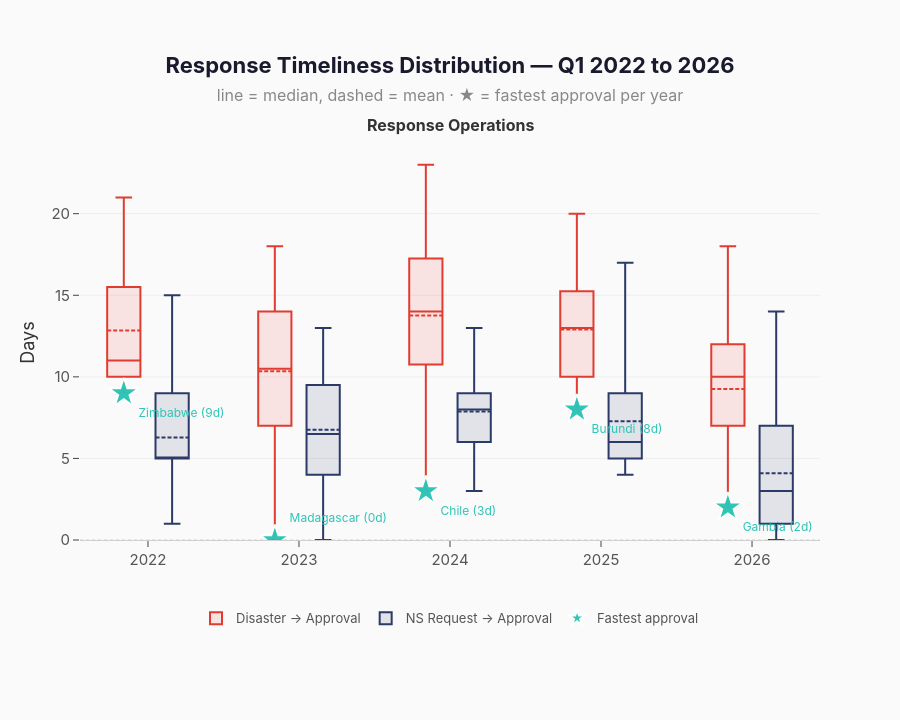

Notebook code for this chart:
### Code cell
YEARS = [2022, 2023, 2024, 2025, 2026]
LEFT_OFFSET = 0.16
RIGHT_OFFSET = 0.16

fig_d2 = make_subplots(
    rows=1, cols=1,
    subplot_titles=['<b>Response Operations</b>'],
)

# Response panel only
for year in YEARS:
    disaster_year = resp_disaster_clipped[year]
    request_year = resp_request_clipped[year]

    if not disaster_year.empty:
        fig_d2.add_trace(go.Box(
            x=np.full(len(disaster_year), year - LEFT_OFFSET),
            y=disaster_year,
            name='Disaster → Approval',
            marker=dict(color=_IFRC_RED, size=5),
            fillcolor='rgba(224,60,49,0.12)',
            line=dict(color=_IFRC_RED, width=2),
            boxmean=True,
            whiskerwidth=0.5,
            boxpoints=False,
            width=0.22,
            legendgroup='resp_disaster',
            showlegend=(year == YEARS[0]),
            hovertemplate='<b>Disaster → Approval</b><br>Year: ' + str(year) + '<br>Days: %{y:.0f}<extra></extra>',
        ), row=1, col=1)

    if not request_year.empty:
        fig_d2.add_trace(go.Box(
            x=np.full(len(request_year), year + RIGHT_OFFSET),
            y=request_year,
            name='NS Request → Approval',
            marker=dict(color=_NAVY, size=5),
            fillcolor='rgba(43,58,103,0.12)',
            line=dict(color=_NAVY, width=2),
            boxmean=True,
            whiskerwidth=0.5,
            boxpoints=False,
            width=0.22,
            legendgroup='resp_request',
            showlegend=(year == YEARS[0]),
            hovertemplate='<b>NS Request → Approval</b><br>Year: ' + str(year) + '<br>Days: %{y:.0f}<extra></extra>',
        ), row=1, col=1)

# Fastest Response stars (one per year)
if not fastest_resp_per_year.empty:
    resp_star_x = fastest_resp_per_year['approval_year'].to_numpy(dtype=float) - LEFT_OFFSET
    resp_text_pos = ['top right' if v == 0 else 'bottom right' for v in fastest_resp_per_year['dis_to_appr']]

    fig_d2.add_trace(go.Scatter(
        x=resp_star_x,
        y=fastest_resp_per_year['dis_to_appr'],
        mode='markers+text',
        name='Fastest approval',
        marker=dict(symbol='star', size=22, color=_TEAL, opacity=0.98, line=dict(color='white', width=1.8)),
        text=[f"{row['Country']} ({row['dis_to_appr']:.0f}d)" for _, row in fastest_resp_per_year.iterrows()],
        textposition=resp_text_pos,
        textfont=dict(color=_TEAL, size=12, family=_FLR_FONT),
        hovertemplate='<b>%{text}</b><extra></extra>',
        legendgroup='stars',
        showlegend=True,
    ), row=1, col=1)

fig_d2.add_hline(
    y=0,
    line_dash='dot',
    line_color='rgba(120,120,120,0.35)',
    line_width=1.2,
    row=1,
    col=1,
)

fig_d2.update_layout(
    title=dict(
        text=(
            '<b>Response Timeliness Distribution — Q1 2022 to 2026</b>'
            '<br><span style="font-size:16px;color:#888;">'
            'line = median, dashed = mean · ★ = fastest approval per year'
            '</span>'
        ),
        x=0.5,
        xanchor='center',
        font=dict(size=22, color='#1a1a2e', family=_FLR_FONT),
        pad=dict(b=20),
    ),
    paper_bgcolor=_FLR_PAPER,
    plot_bgcolor=_FLR_PAPER,
    margin=dict(l=80, r=80, t=145, b=180),
    height=720,
    font=dict(family=_FLR_FONT, size=13, color='#444'),
    legend=dict(
        orientation='h',
        xanchor='center',
        x=0.5,
        yanchor='top',
        y=-0.16,
        bgcolor='rgba(0,0,0,0)',
        borderwidth=0,
        font=dict(size=13, color='#555', family=_FLR_FONT),
        itemsizing='constant',
    ),
    hoverlabel=dict(bgcolor='white', bordercolor='#ddd', font_size=13, font_family=_FLR_FONT),
)

fig_d2.update_xaxes(
    tickvals=YEARS,
    ticktext=[str(yr) for yr in YEARS],
    tickfont=dict(size=15, color='#555', family=_FLR_FONT),
    showgrid=False,
    zeroline=False,
    showline=True,
    linecolor=_FLR_LINE,
    linewidth=1,
    ticks='outside',
    ticklen=6,
    automargin=True,
    range=[2021.55, 2026.45],
    row=1,
    col=1,
)

fig_d2.update_yaxes(
    title=dict(text='Days', font=dict(size=18, color='#333', family=_FLR_FONT), standoff=12),
    tickfont=dict(size=15, color='#555', family=_FLR_FONT),
    gridcolor=_FLR_GRID,
    gridwidth=0.7,
    showgrid=True,
    zeroline=False,
    showline=False,
    ticks='outside',
    ticklen=6,
    automargin=True,
    rangemode='tozero',
    row=1,
    col=1,
)

for ann in fig_d2.layout.annotations:
    if ann.text == '<b>Response Operations</b>':
        ann.update(font=dict(size=16, color='#333', family=_FLR_FONT), yshift=8)

fig_d2.write_image(OUTPUT_DIR_D / 'figure_d2_response_timeliness.png', width=1200, height=720, scale=2)
fig_d2.write_image(OUTPUT_DIR_D / 'figure_d2_response_timeliness.svg', width=1200, height=720)
fig_d2

### Figure 1 — Plotly figure (JSON) as saved in the notebook; plotly's stock layout.template omitted (floating-point values rounded to 4 significant figures)
{"data": [{"boxmean": true, "boxpoints": false, "fillcolor": "rgba(224,60,49,0.12)", "hovertemplate": "<b>Disaster → Approval</b><br>Year: 2022<br>Days: %{y:.0f}<extra></extra>", "legendgroup": "resp_disaster", "line": {"color": "#E03C31", "width": 2}, "marker": {"color": "#E03C31", "size": 5}, "name": "Disaster → Approval", "showlegend": true, "type": "box", "whiskerwidth": 0.5, "width": 0.22, "x": [2022.0, 2022.0, 2022.0, 2022.0, 2022.0, 2022.0, 2022.0, 2022.0, 2022.0, 2022.0, 2022.0, 2022.0, 2022.0, 2022.0, 2022.0, 2022.0, 2022.0, 2022.0, 2022.0], "xaxis": "x", "y": [14.0, 10.0, 9.0, 11.0, 21.0, 13.0, 10.0, 11.0, 9.0, 13.0, 16.0, 16.0, 9.0, 11.0, 20.0, 16.0, 11.0, 14.0, 10.0], "yaxis": "y"}, {"boxmean": true, "boxpoints": false, "fillcolor": "rgba(43,58,103,0.12)", "hovertemplate": "<b>NS Request → Approval</b><br>Year: 2022<br>Days: %{y:.0f}<extra></extra>", "legendgroup": "resp_request", "line": {"color": "#2B3A67", "width": 2}, "marker": {"color": "#2B3A67", "size": 5}, "name": "NS Request → Approval", "showlegend": true, "type": "box", "whiskerwidth": 0.5, "width": 0.22, "x": [2022.0, 2022.0, 2022.0, 2022.0, 2022.0, 2022.0, 2022.0, 2022.0, 2022.0, 2022.0, 2022.0, 2022.0, 2022.0, 2022.0, 2022.0, 2022.0, 2022.0, 2022.0, 2022.0, 2022.0, 2022.0], "xaxis": "x", "y": [5.0, 5.0, 5.0, 5.0, 5.0, 5.0, 5.0, 5.0, 9.0, 10.0, 6.0, 3.0, 1.0, 11.0, 5.0, 2.0, 11.0, 15.0, 5.0, 9.0, 5.0], "yaxis": "y"}, {"boxmean": true, "boxpoints": false, "fillcolor": "rgba(224,60,49,0.12)", "hovertemplate": "<b>Disaster → Approval</b><br>Year: 2023<br>Days: %{y:.0f}<extra></extra>", "legendgroup": "resp_disaster", "line": {"color": "#E03C31", "width": 2}, "marker": {"color": "#E03C31", "size": 5}, "name": "Disaster → Approval", "showlegend": false, "type": "box", "whiskerwidth": 0.5, "width": 0.22, "x": [2023.0, 2023.0, 2023.0, 2023.0, 2023.0, 2023.0, 2023.0, 2023.0, 2023.0, 2023.0, 2023.0, 2023.0, 2023.0, 2023.0, 2023.0, 2023.0, 2023.0, 2023.0, 2023.0, 2023.0], "xaxis": "x", "y": [14.0, 11.0, 12.0, 15.0, 10.0, 9.0, 15.0, 7.0, 12.0, 9.0, 11.0, 15.0, 0.0, 7.0, 18.0, 14.0, 9.0, 7.0, 5.0, 7.0], "yaxis": "y"}, {"boxmean": true, "boxpoints": false, "fillcolor": "rgba(43,58,103,0.12)", "hovertemplate": "<b>NS Request → Approval</b><br>Year: 2023<br>Days: %{y:.0f}<extra></extra>", "legendgroup": "resp_request", "line": {"color": "#2B3A67", "width": 2}, "marker": {"color": "#2B3A67", "size": 5}, "name": "NS Request → Approval", "showlegend": false, "type": "box", "whiskerwidth": 0.5, "width": 0.22, "x": [2023.0, 2023.0, 2023.0, 2023.0, 2023.0, 2023.0, 2023.0, 2023.0, 2023.0, 2023.0, 2023.0, 2023.0, 2023.0, 2023.0, 2023.0, 2023.0, 2023.0, 2023.0, 2023.0, 2023.0], "xaxis": "x", "y": [13.0, 6.0, 7.0, 10.0, 2.0, 6.0, 13.0, 5.0, 8.0, 7.0, 9.0, 13.0, 0.0, 3.0, 11.0, 8.0, 5.0, 4.0, 4.0, 1.0], "yaxis": "y"}, {"boxmean": true, "boxpoints": false, "fillcolor": "rgba(224,60,49,0.12)", "hovertemplate": "<b>Disaster → Approval</b><br>Year: 2024<br>Days: %{y:.0f}<extra></extra>", "legendgroup": "resp_disaster", "line": {"color": "#E03C31", "width": 2}, "marker": {"color": "#E03C31", "size": 5}, "name": "Disaster → Approval", "showlegend": false, "type": "box", "whiskerwidth": 0.5, "width": 0.22, "x": [2024.0, 2024.0, 2024.0, 2024.0, 2024.0, 2024.0, 2024.0, 2024.0, 2024.0, 2024.0, 2024.0, 2024.0, 2024.0, 2024.0, 2024.0, 2024.0, 2024.0, 2024.0, 2024.0, 2024.0, 2024.0, 2024.0, 2024.0, 2024.0, 2024.0], "xaxis": "x", "y": [13.0, 8.0, 10.0, 10.0, 9.0, 15.0, 19.0, 18.0, 5.0, 3.0, 14.0, 20.0, 11.0, 17.0, 15.0, 12.0, 17.0, 13.0, 20.0, 18.0, 11.0, 23.0, 17.0, 12.0, 14.0], "yaxis": "y"}, {"boxmean": true, "boxpoints": false, "fillcolor": "rgba(43,58,103,0.12)", "hovertemplate": "<b>NS Request → Approval</b><br>Year: 2024<br>Days: %{y:.0f}<extra></extra>", "legendgroup": "resp_request", "line": {"color": "#2B3A67", "width": 2}, "marker": {"color": "#2B3A67", "size": 5}, "name": "NS Request → Approval", "showlegend": false, "type": "box", "whiskerwidth": 0.5, "width": 0.22, "x": [2024.0, 2024.0, 2024.0, 2024.0, 2024.0, 2024.0, 2024.0, 2024.0, 2024.0, 2024.0, 2024.0, 2024.0, 2024.0, 2024.0, 2024.0, 2024.0, 2024.0, 2024.0, 2024.0, 2024.0, 2024.0, 2024.0, 2024.0, 2024.0, 2024.0], "xaxis": "x", "y": [13.0, 8.0, 9.0, 3.0, 6.0, 9.0, 8.0, 12.0, 5.0, 8.0, 5.0, 9.0, 7.0, 12.0, 9.0, 6.0, 10.0, 3.0, 8.0, 12.0, 6.0, 9.0, 7.0, 7.0, 6.0], "yaxis": "y"}, {"boxmean": true, "boxpoints": false, "fillcolor": "rgba(224,60,49,0.12)", "hovertemplate": "<b>Disaster → Approval</b><br>Year: 2025<br>Days: %{y:.0f}<extra></extra>", "legendgroup": "resp_disaster", "line": {"color": "#E03C31", "width": 2}, "marker": {"color": "#E03C31", "size": 5}, "name": "Disaster → Approval", "showlegend": false, "type": "box", "whiskerwidth": 0.5, "width": 0.22, "x": [2025.0, 2025.0, 2025.0, 2025.0, 2025.0, 2025.0, 2025.0, 2025.0, 2025.0, 2025.0, 2025.0, 2025.0, 2025.0, 2025.0, 2025.0, 2025.0, 2025.0, 2025.0, 2025.0, 2025.0, 2025.0], "xaxis": "x", "y": [16.0, 14.0, 18.0, 12.0, 14.0, 14.0, 13.0, 8.0, 20.0, 16.0, 15.0, 8.0, 13.0, 10.0, 10.0, 10.0, 17.0, 11.0, 10.0, 9.0, 13.0], "yaxis": "y"}, {"boxmean": true, "boxpoints": false, "fillcolor": "rgba(43,58,103,0.12)", "hovertemplate": "<b>NS Request → Approval</b><br>Year: 2025<br>Days: %{y:.0f}<extra></extra>", "legendgroup": "resp_request", "line": {"color": "#2B3A67", "width": 2}, "marker": {"color": "#2B3A67", "size": 5}, "name": "NS Request → Approval", "showlegend": false, "type": "box", "whiskerwidth": 0.5, "width": 0.22, "x": [2025.0, 2025.0, 2025.0, 2025.0, 2025.0, 2025.0, 2025.0, 2025.0, 2025.0, 2025.0, 2025.0, 2025.0, 2025.0, 2025.0, 2025.0, 2025.0, 2025.0, 2025.0, 2025.0, 2025.0, 2025.0, 2025.0], "xaxis": "x", "y": [8.0, 10.0, 10.0, 5.0, 7.0, 6.0, 8.0, 5.0, 11.0, 9.0, 10.0, 5.0, 5.0, 5.0, 6.0, 6.0, 6.0, 17.0, 7.0, 6.0, 4.0, 4.0], "yaxis": "y"}, {"boxmean": true, "boxpoints": false, "fillcolor": "rgba(224,60,49,0.12)", "hovertemplate": "<b>Disaster → Approval</b><br>Year: 2026<br>Days: %{y:.0f}<extra></extra>", "legendgroup": "resp_disaster", "line": {"color": "#E03C31", "width": 2}, "marker": {"color": "#E03C31", "size": 5}, "name": "Disaster → Approval", "showlegend": false, "type": "box", "whiskerwidth": 0.5, "width": 0.22, "x": [2026.0, 2026.0, 2026.0, 2026.0, 2026.0, 2026.0, 2026.0, 2026.0, 2026.0, 2026.0, 2026.0, 2026.0, 2026.0, 2026.0, 2026.0, 2026.0, 2026.0, 2026.0, 2026.0, 2026.0, 2026.0, 2026.0, 2026.0, 2026.0, 2026.0, 2026.0, 2026.0, 2026.0, 2026.0, 2026.0, 2026.0, 2026.0, 2026.0, 2026.0, 2026.0, 2026.0, 2026.0, 2026.0, 2026.0], "xaxis": "x", "y": [2.0, 5.0, 13.0, 12.0, 8.0, 6.0, 13.0, 10.0, 12.0, 13.0, 13.0, 10.0, 12.0, 11.0, 8.0, 2.0, 4.0, 12.0, 9.0, 15.0, 9.0, 10.0, 3.0, 2.0, 9.0, 12.0, 7.0, 9.0, 7.0, 18.0, 10.0, 12.0, 8.0, 7.0, 10.0, 14.0, 10.0, 7.0, 7.0], "yaxis": "y"}, {"boxmean": true, "boxpoints": false, "fillcolor": "rgba(43,58,103,0.12)", "hovertemplate": "<b>NS Request → Approval</b><br>Year: 2026<br>Days: %{y:.0f}<extra></extra>", "legendgroup": "resp_request", "line": {"color": "#2B3A67", "width": 2}, "marker": {"color": "#2B3A67", "size": 5}, "name": "NS Request → Approval", "showlegend": false, "type": "box", "whiskerwidth": 0.5, "width": 0.22, "x": [2026.0, 2026.0, 2026.0, 2026.0, 2026.0, 2026.0, 2026.0, 2026.0, 2026.0, 2026.0, 2026.0, 2026.0, 2026.0, 2026.0, 2026.0, 2026.0, 2026.0, 2026.0, 2026.0, 2026.0, 2026.0, 2026.0, 2026.0, 2026.0, 2026.0, 2026.0, 2026.0, 2026.0, 2026.0, 2026.0, 2026.0, 2026.0, 2026.0, 2026.0, 2026.0, 2026.0, 2026.0, 2026.0, 2026.0, 2026.0, 2026.0, 2026.0], "xaxis": "x", "y": [1.0, 0.0, 1.0, 8.0, 6.0, 2.0, 2.0, 8.0, 14.0, 3.0, 4.0, 12.0, 10.0, 4.0, 5.0, 6.0, 2.0, 1.0, 2.0, 7.0, 4.0, 0.0, 4.0, 7.0, 0.0, 4.0, 2.0, 1.0, 0.0, 1.0, 1.0, 13.0, 9.0, 4.0, 7.0, 1.0, 0.0, 2.0, 7.0, 3.0, 2.0, 2.0], "yaxis": "y"}, {"hovertemplate": "<b>%{text}</b><extra></extra>", "legendgroup": "stars", "marker": {"color": "#2EC4B6", "line": {"color": "white", "width": 1.8}, "opacity": 0.98, "size": 22, "symbol": "star"}, "mode": "markers+text", "name": "Fastest approval", "showlegend": true, "text": ["Zimbabwe (9d)", "Madagascar (0d)", "Chile (3d)", "Burundi (8d)", "Gambia (2d)"], "textfont": {"color": "#2EC4B6", "family": "Inter, Segoe UI, Helvetica Neue, Arial, sans-serif", "size": 12}, "textposition": ["bottom right", "top right", "bottom right", "bottom right", "bottom right"], "type": "scatter", "x": [2022.0, 2023.0, 2024.0, 2025.0, 2026.0], "xaxis": "x", "y": [9.0, 0.0, 3.0, 8.0, 2.0], "yaxis": "y"}], "layout": {"annotations": [{"font": {"color": "#333", "family": "Inter, Segoe UI, Helvetica Neue, Arial, sans-serif", "size": 16}, "showarrow": false, "text": "<b>Response Operations</b>", "x": 0.5, "xanchor": "center", "xref": "paper", "y": 1, "yanchor": "bottom", "yref": "paper", "yshift": 8}], "font": {"color": "#444", "family": "Inter, Segoe UI, Helvetica Neue, Arial, sans-serif", "size": 13}, "height": 720, "hoverlabel": {"bgcolor": "white", "bordercolor": "#ddd", "font": {"family": "Inter, Segoe UI, Helvetica Neue, Arial, sans-serif", "size": 13}}, "legend": {"bgcolor": "rgba(0,0,0,0)", "borderwidth": 0, "font": {"color": "#555", "family": "Inter, Segoe UI, Helvetica Neue, Arial, sans-serif", "size": 13}, "itemsizing": "constant", "orientation": "h", "x": 0.5, "xanchor": "center", "y": -0.16, "yanchor": "top"}, "margin": {"b": 180, "l": 80, "r": 80, "t": 145}, "paper_bgcolor": "#fafafa", "plot_bgcolor": "#fafafa", "shapes": [{"line": {"color": "rgba(120,120,120,0.35)", "dash": "dot", "width": 1.2}, "type": "line", "x0": 0, "x1": 1, "xref": "x domain", "y0": 0, "y1": 0, "yref": "y"}], "title": {"font": {"color": "#1a1a2e", "family": "Inter, Segoe UI, Helvetica Neue, Arial, sans-serif", "size": 22}, "pad": {"b": 20}, "text": "<b>Response Timeliness Distribution — Q1 2022 to 2026</b><br><span style=\"font-size:16px;color:#888;\">line = median, dashed = mean · ★ = fastest approval per year</span>", "x": 0.5, "xanchor": "center"}, "xaxis": {"anchor": "y", "automargin": true, "domain": [0, 1], "linecolor": "#d0d0d0", "linewidth": 1, "range": [2022.0, 2026.0], "showgrid": false, "showline": true, "tickfont": {"color": "#555", "family": "Inter, Segoe UI, Helvetica Neue, Arial, sans-serif", "size": 15}, "ticklen": 6, "ticks": "outside", "ticktext": ["2022", "2023", "2024", "2025", "2026"], "tickvals": [2022, 2023, 2024, 2025, 2026], "zeroline": false}, "yaxis": {"anchor": "x", "automargin": true, "domain": [0, 1], "gridcolor": "#e8e8e8", "gridwidth": 0.7, "rangemode": "tozero", "showgrid": true, "showline": false, "tickfont": {"color": "#555", "family": "Inter, Segoe UI, Helvetica Neue, Arial, sans-serif", "size": 15}, "ticklen": 6, "ticks": "outside", "title": {"font": {"color": "#333", "family": "Inter, Segoe UI, Helvetica Neue, Arial, sans-serif", "size": 18}, "standoff": 12, "text": "Days"}, "zeroline": false}}}
